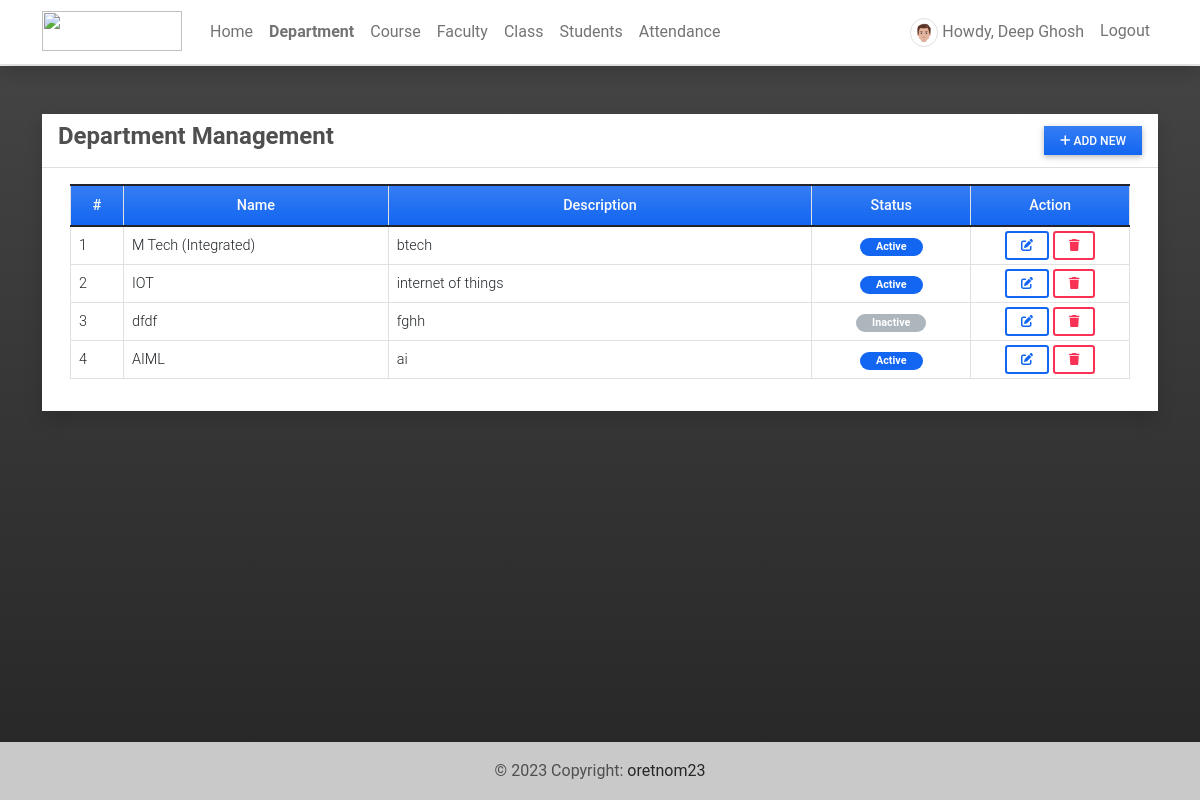
Screenshot of /department (signed in) with the database file from the repository.
### attendance/models.py (models this page shows, shortened)
class UserProfile(models.Model):
    user = models.OneToOneField(User, on_delete=models.CASCADE,related_name='profile')
    contact = models.CharField(max_length=250)
    dob = models.DateField(blank=True, null = True)
    address = models.TextField(blank=True, null = True)
    avatar = models.ImageField(blank=True, null = True, upload_to= 'images/')
    user_type = models.IntegerField(default = 2)
    gender = models.CharField(max_length=100, choices=[('Male','Male'),('Female','Female')], blank=True, null= True)
    department = models.ForeignKey(Department, on_delete=models.CASCADE, blank= True, null = True)

class Department(models.Model):
    name = models.CharField(max_length=250)
    description = models.TextField(blank=True, null=True)
    status = models.IntegerField(default = 1)
    date_added = models.DateTimeField(default=timezone.now)
    date_updated = models.DateTimeField(auto_now=True)

### attendance/views.py (the view)
# urls.py: path('department',views.department,name='department-page'),
@login_required
def department(request):
    departments = Department.objects.all()
    context['page_title'] = "Department Management"
    context['departments'] = departments
    return render(request, 'department_mgt.html',context)

### attendance/templates/department_mgt.html (shortened to what this page needs)
{% extends 'base.html' %} {% block pageContent %}
<div class="col-lg-12 col-md-12 col-sm-12 col-xs-12">
    <div class="card card-default rounded-0 shadow ">
        <div class="card-header">
            <div class="d-flex w-100 align-items-center justify-content-between">
                <h4 class="card-title fw-bold">Department Management</h4>
                <div class="tools">
                    <button type="button" class="btn btn-primary rounded-0 bg-gradient btn-sm" id='add_new'><i class="fa fa-plus"></i> Add New</button>
                </div>
            </div>
        </div>
        <div class="card-body">
            <div class="container-fluid">
                <table class="table table-bordered" id="department-list">
                    <colgroup>
                        <col width="5%">
                        <col width="25%">
                        <col width="40%">
                        <col width="15%">
                        <col width="15%">
                    </colgroup>
                    <thead>
                        <tr class="bg-gradient bg-primary bg-opacity-50 text-light">
                            <th class="px-2 py-2 text-center">#</th>
                            <th class="px-2 py-2 text-center">Name</th>
                            <th class="px-2 py-2 text-center">Description</th>
                            <th class="px-2 py-2 text-center">Status</th>
                            <th class="px-2 py-2 text-center">Action</th>
                        </tr>
                    </thead>
                    <tbody>
                        {% for department in departments %}
                        <tr>
                            <td class="px-2 py-1 align-middle">{{ department.id }}</td>
                            <td class="px-2 py-1 align-middle">{{ department.name }}</td>
                            <td class="px-2 py-1 align-middle">{{ department.description }}</td>
                            <td class="px-2 py-1 align-middle text-center">
                                {% if department.status == 1 %}
                                <span class="badge bg-primary rounded-pill px-3">Active</span> {% else %}
                                <span class="badge bg-secondary rounded-pill px-3">Inactive</span> {% endif %}
                            </td>
                            <td class="px-2 py-1 align-middle text-center">
                                <a class="btn btn-outline-primary btn-sm edit-data" href="javascript:void(0)" data-id="{{ department.pk }}" title="Edit">
                                    <i class="fa fa-edit"></i>
                                </a>
                                <button class="btn btn-outline-danger btn-sm delete-data" type="button" data-id="{{ department.pk }}" title="Delete">
                                    <i class="fa fa-trash"></i>
                                </button>
                            </td>
                        </tr>
                        {% endfor %}
                    </tbody>
                </table>
            </div>
        </div>
    </div>
</div>
{% endblock pageContent %}

### attendance/templates/base.html (shortened to what this page needs)
{% load static %}
<!DOCTYPE html>
<html lang="en">
<head>
    <link rel="stylesheet" href="{% static 'assets/font-awesome/css/all.min.css' %}">
    <link rel="stylesheet" href="{% static 'assets/bootstrap/css/bootstrap.min.css' %}">
    <link rel="stylesheet" href="{% static 'assets/select2/dist/css/select2.min.css' %}">
    <link rel="stylesheet" href="{% static 'assets/mdb-blogtemplate/css/mdb.min.css' %}" />
    <link rel="stylesheet" href="{% static 'assets/DataTables/datatables.min.css' %}" />
    <link rel="stylesheet" href="{% static 'assets/default/css/style.css' %}">
</head>
<body class=" bg-dark bg-gradient bg-opacity-50">
    {% block TopNavigation %} {% include "TopNavigation.html" %} {% endblock TopNavigation %}
    <main class="py-5">
        <div class="container mb-3">
             {% block pageContent %} {% endblock pageContent %}
        </div>
    </main>
    <footer class="bg-light text-lg-start">
        <div class="text-center p-3" style="background-color: rgba(0, 0, 0, 0.2);">
            © {% now 'Y' %} Copyright:
            <a class="text-dark" href="https://sourcecodester.com/tips23" target="_blank">oretnom23</a>
        </div>
    </footer>
</body>
</html>

### attendance/templates/topNavigation.html (shortened to what this page needs)
{% load static %}
<header>
    <nav class="navbar navbar-expand-lg navbar-light bg-white fixed-top shadow border-bottom">
        <div class="container">
            <a class="navbar-brand" target="_blank" href="{% url 'home-page' %}">
                <img src="{{ MEDIA_URL }}/default/ams-logo.png" height="16" alt="" loading="lazy" style="margin-top: -3px;" />
            </a>
            <div class="collapse navbar-collapse" id="navbarExample01">
                {% if user.id %}
                <ul class="navbar-nav me-auto mb-2 mb-lg-0" id="topNav">
                    <li class="nav-item">
                        <a class="nav-link" aria-current="page" href="{% url 'home-page' %}">Home</a>
                    </li>
                    {% if user.profile.user_type == 1 %}
                    <li class="nav-item">
                        <a class="nav-link" aria-current="page" href="{% url 'department-page' %}">Department</a>
                    </li>
                    <li class="nav-item">
                        <a class="nav-link" aria-current="page" href="{% url 'course-page' %}">Course</a>
                    </li>
                    <li class="nav-item">
                        <a class="nav-link" aria-current="page" href="{% url 'faculty-page' %}">Faculty</a>
                    </li>
                    {% endif %}
                    <li class="nav-item">
                        <a class="nav-link" aria-current="page" href="{% url 'class-page' %}">Class</a>
                    </li>
                    <li class="nav-item">
                        <a class="nav-link" aria-current="page" href="{% url 'student-page' %}">Students</a>
                    </li>
                    <li class="nav-item">
                        <a class="nav-link" aria-current="page" href="{% url 'attendance-class' %}">Attendance</a>
                    </li>
                </ul>
                <ul class="navbar-nav d-flex flex-row">
                    {% if user.id %} {% if user.profile.user_type == 1 %} {% endif %}
                    <li class="nav-item me-3 me-lg-0">
                        <a class="nav-link" href="{% url 'profile' %}">
                            <span class="me-1"><img src="{% if user.profile.avatar %}{{ user.profile.avatar.url }}{% else %}{{ MEDIA_URL }}/default/default-avatar.png{% endif %}" alt="User Avatar" data-url="{% if user.profile.avatar %}{{ user.profile.avatar.url }}{% else %}{{ MEDIA_URL }}/default/default-avatar.png{% endif %}" id="user-avatar" class="img-thumbnail rounded-circle"></span>Howdy,
                            {{ user.first_name }} {{user.last_name}}
                        </a>
                    </li>
                    <li class="nav-item me-3 me-lg-0">
                        <a class="nav-link" href="{% url 'logout' %}">Logout</a>
                    </li>
                    {% else %}
                    <li class="nav-item me-3 me-lg-0">
                        <a class="nav-link" href="{% url 'login' %}">Login</a>
                    </li>
                    {% endif %}
                </ul>
                {% endif %}
            </div>
        </div>
    </nav>
</header>

### static/assets/default/css/style.css (style rules this page uses)
html, body { height: 100%; width: 100%; max-height: 100%; overflow: auto; display: flex; flex-direction: column; }
body>header { flex-shrink: auto; }
body>main { flex-shrink: auto; flex-grow: auto; overflow: auto; }
body>footer { flex-shrink: auto; position: absolute; bottom: 0; left: 0; width: calc(100%); }
#user-avatar { width: 1.8rem; height: 1.8rem; object-fit: scale-down; object-position: center center; }
.bg-secondary { background-color: var(--bs-gray-500)!important; }
.navbar-brand>img { width: 7em; height: 2em; }
.nav-item.active a.nav-link { font-weight: bolder !important; }

### rows the page displays
Department: id "1", name "M Tech (Integrated)", description "btech", status "Active"
Department: id "2", name "IOT", description "internet of things", status "Active"
Department: id "3", name "dfdf", description "fghh", status "Inactive"
Department: id "4", name "AIML", description "ai", status "Active"

### other values shown
{{ user.first_name }} "Deep"
{{ user.last_name }} "Ghosh"
